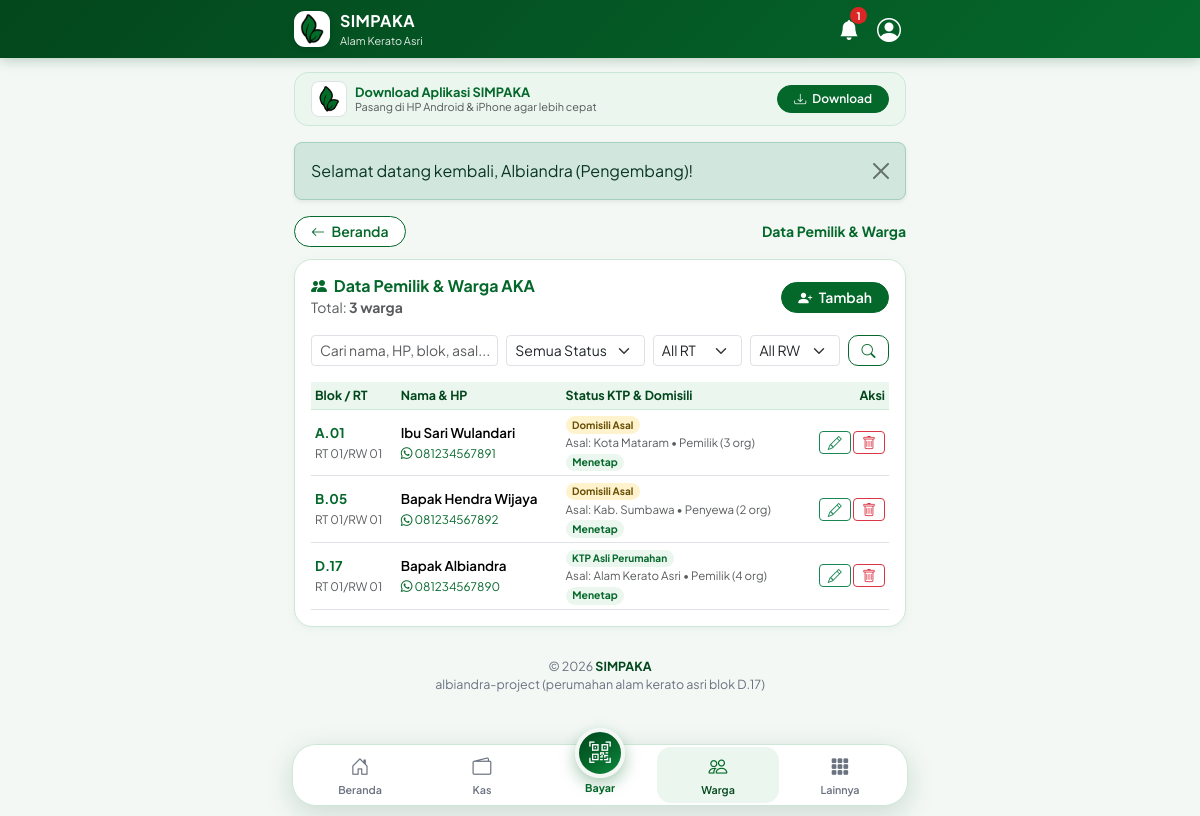
The page /admin/warga.php (signed in) on the database as committed earlier.
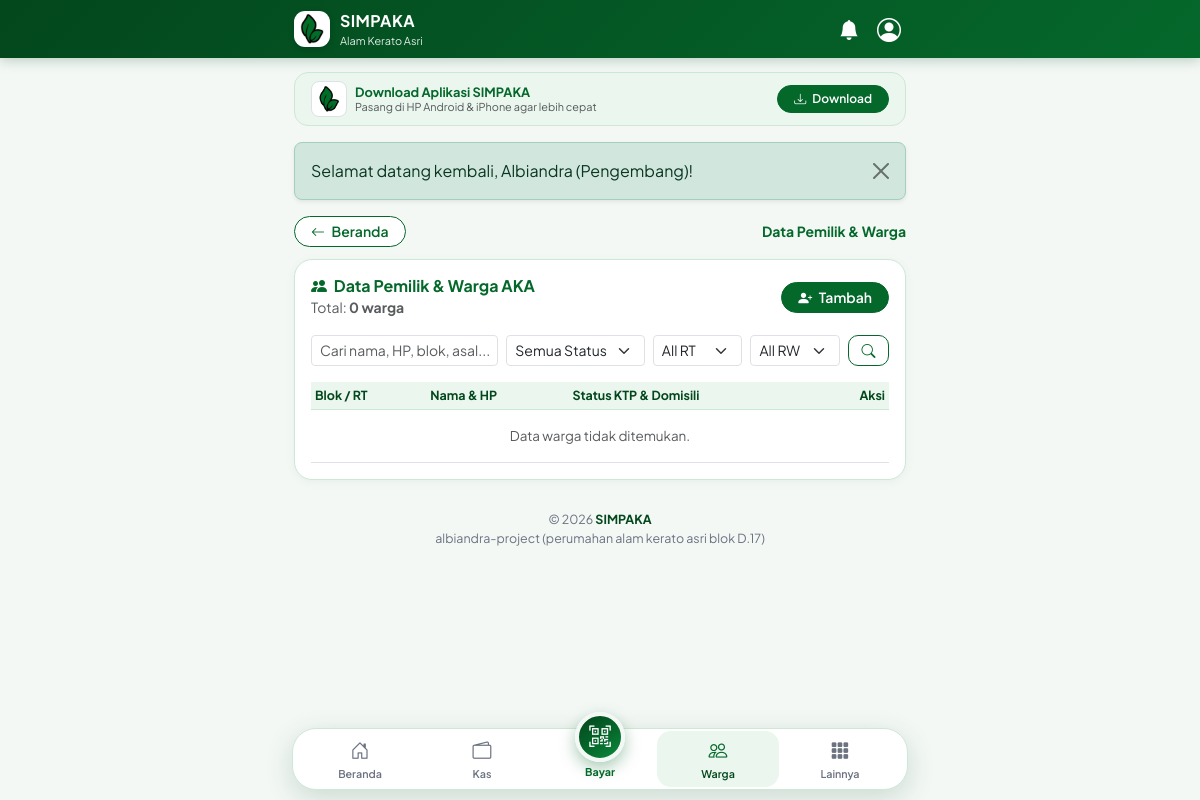
The same page on the database as committed later.
### tables this page shows
CREATE TABLE `users` (
  `id` INT UNSIGNED NOT NULL AUTO_INCREMENT,
  `nama_lengkap` VARCHAR(120) NOT NULL,
  `no_hp` VARCHAR(20) NOT NULL,
  `username` VARCHAR(60) DEFAULT NULL,
  `password_hash` VARCHAR(255) NOT NULL,
  `role` ENUM('super_admin', 'admin', 'warga') NOT NULL DEFAULT 'warga',
  `rt` VARCHAR(10) DEFAULT NULL,
  `rw` VARCHAR(10) DEFAULT NULL,
  `status_aktif` TINYINT(1) NOT NULL DEFAULT 1,
  `created_at` TIMESTAMP NOT NULL DEFAULT CURRENT_TIMESTAMP,
  PRIMARY KEY (`id`),
  UNIQUE KEY `uk_users_no_hp` (`no_hp`),
  UNIQUE KEY `uk_users_username` (`username`)
);

CREATE TABLE `warga_profil` (
  `id` INT UNSIGNED NOT NULL AUTO_INCREMENT,
  `user_id` INT UNSIGNED NOT NULL,
  `blok_rumah_id` INT UNSIGNED DEFAULT NULL,
  `rt` VARCHAR(10) NOT NULL DEFAULT '01',
  `rw` VARCHAR(10) NOT NULL DEFAULT '01',
  `status_ktp` ENUM('penduduk_asli_perumahan', 'domisili_luar') NOT NULL DEFAULT 'domisili_luar',
  `asal_domisili` VARCHAR(120) DEFAULT NULL,
  `status_penghuni` ENUM('pemilik', 'penyewa') NOT NULL DEFAULT 'pemilik',
  `status_tinggal` ENUM('menetap', 'tidak_tinggal', 'sesekali', 'dikontrakkan') NOT NULL DEFAULT 'menetap',
  `jumlah_anggota_keluarga` INT UNSIGNED NOT NULL DEFAULT 1,
  `tanggal_masuk` DATE DEFAULT NULL,
  PRIMARY KEY (`id`),
  UNIQUE KEY `uk_warga_user` (`user_id`),
  KEY `fk_warga_blok` (`blok_rumah_id`),
  CONSTRAINT `fk_warga_user` FOREIGN KEY (`user_id`) REFERENCES `users` (`id`) ON DELETE CASCADE,
  CONSTRAINT `fk_warga_blok` FOREIGN KEY (`blok_rumah_id`) REFERENCES `blok_rumah` (`id`) ON DELETE SET NULL
);

CREATE TABLE `blok_rumah` (
  `id` INT UNSIGNED NOT NULL AUTO_INCREMENT,
  `nama_blok` VARCHAR(20) NOT NULL,
  `nomor_rumah` VARCHAR(20) NOT NULL,
  `rt` VARCHAR(10) NOT NULL DEFAULT '01',
  `rw` VARCHAR(10) NOT NULL DEFAULT '01',
  `status_hunian` ENUM('dihuni', 'kosong', 'dikontrakkan') NOT NULL DEFAULT 'dihuni',
  `keterangan` VARCHAR(255) DEFAULT NULL,
  `created_at` TIMESTAMP NOT NULL DEFAULT CURRENT_TIMESTAMP,
  PRIMARY KEY (`id`),
  UNIQUE KEY `uk_blok_nomor` (`nama_blok`, `nomor_rumah`)
);

### config/app.php (called while the page is built, shortened)
<?php
function base_url(string $path = ''): string
{
    $path = ltrim($path, '/');
    if ($path !== '') {
        $path = preg_replace('/^index\.php(?=$|[?#])/', '', $path) ?? $path;
        $path = preg_replace('/\.php(?=$|[?#])/', '', $path) ?? $path;
    }
    if ($path === '') {
        return BASE_PATH . '/';
    }
    return BASE_PATH . '/' . $path;
}

### helpers/format.php (called while the page is built, shortened)
<?php
function e(?string $str): string
{
    return htmlspecialchars($str ?? '', ENT_QUOTES, 'UTF-8');
}
function wa_phone(string $phone): string
{
    $digits = preg_replace('/[^0-9]/', '', $phone) ?? '';
    if (str_starts_with($digits, '0')) {
        return '62' . substr($digits, 1);
    }
    return $digits;
}
function wa_link(string $phone, string $message = ''): string
{
    $num = wa_phone($phone);
    return 'https://wa.me/' . $num . ($message !== '' ? '?text=' . rawurlencode($message) : '');
}

### config/database.php (called while the page is built, shortened)
<?php
function db(): PDO
{
    static $pdo = null;
    if ($pdo instanceof PDO) {
        return $pdo;
    }
    $dsn = sprintf('mysql:host=%s;dbname=%s;charset=%s', DB_HOST, DB_NAME, DB_CHARSET);
    try {
        $pdo = new PDO($dsn, DB_USER, DB_PASS, [
            PDO::ATTR_ERRMODE            => PDO::ERRMODE_EXCEPTION,
            PDO::ATTR_DEFAULT_FETCH_MODE => PDO::FETCH_ASSOC,
            PDO::ATTR_EMULATE_PREPARES   => false,
        ]);
    } catch (PDOException $e) {
        http_response_code(500);
        die('<div style="font-family:sans-serif;padding:24px;max-width:600px;margin:40px auto;border:1px solid #c8e6c9;border-radius:12px;background:#f1f8e9;">
            <h2 style="color:#1b5e20;margin-top:0;">Koneksi Database SIMPAKA Gagal</h2>
            <p>Pastikan MySQL di XAMPP sudah aktif dan file <code>database.sql</code> sudah di-import ke database <strong>simpaka_db</strong>.</p>
            <small style="color:#555;">Detail: ' . htmlspecialchars($e->getMessage()) . '</small>
        </div>');
    }
    return $pdo;
}

### config/auth.php (called while the page is built, shortened)
<?php
require_once __DIR__ . '/app.php';
require_once __DIR__ . '/database.php';
require_once __DIR__ . '/../helpers/format.php';
function current_user(): ?array
{
    static $cachedUser = null;
    if ($cachedUser !== null && (int)$cachedUser['id'] === (int)$_SESSION['user_id']) {
        return $cachedUser;
    }
    $stmt = db()->prepare('
        SELECT u.*, wp.blok_rumah_id, wp.status_ktp, wp.asal_domisili, wp.status_penghuni,
               b.nama_blok, b.nomor_rumah
        FROM users u
        LEFT JOIN warga_profil wp ON wp.user_id = u.id
        LEFT JOIN blok_rumah b ON b.id = wp.blok_rumah_id
        WHERE u.id = ? AND u.status_aktif = 1
        LIMIT 1
    ');
    $stmt->execute([$_SESSION['user_id']]);
    $user = $stmt->fetch();
    $cachedUser = $user;
    return $cachedUser;
}
function require_login(): array
{
    $user = current_user();
    return $user;
}
function require_role(array $allowedRoles): array
{
    $user = require_login();
    return $user;
}
function is_admin_or_super(?array $user = null): bool
{
    $u = $user ?? current_user();
    return $u !== null && in_array($u['role'], ['super_admin', 'admin'], true);
}

### helpers/notification.php (called while the page is built, shortened)
<?php
require_once __DIR__ . '/../config/database.php';
require_once __DIR__ . '/format.php';
function count_unread_notifications(int $userId): int
{
    $stmt = db()->prepare('
        SELECT COUNT(*) FROM notifikasi n
        WHERE (n.user_id = ? AND n.is_read = 0)
           OR (n.user_id IS NULL AND NOT EXISTS (
               SELECT 1 FROM notifikasi_baca nb WHERE nb.notifikasi_id = n.id AND nb.user_id = ?
           ))
    ');
    $stmt->execute([$userId, $userId]);
    return (int)$stmt->fetchColumn();
}
function run_monthly_auto_billing_and_reminder(bool $force = false): array
{
    $bulan = (int)date('n');
    $tahun = (int)date('Y');
    $pdo   = db();
    $iuranList = $pdo->query("SELECT * FROM jenis_iuran WHERE periode = 'bulanan' AND aktif = 1")->fetchAll();
    $wargaList = $pdo->query("
        SELECT u.id AS user_id, u.nama_lengkap, u.no_hp, wp.blok_rumah_id
        FROM users u
        LEFT JOIN warga_profil wp ON wp.user_id = u.id
        WHERE u.role = 'warga' AND u.status_aktif = 1
    ")->fetchAll();
    $createdBills = 0;
    $notifiedUsers = 0;
    $cekStmt = $pdo->prepare('SELECT id FROM pembayaran WHERE user_id = ? AND jenis_iuran_id = ? AND bulan = ? AND tahun = ? LIMIT 1');
    foreach ($wargaList as $w) {
        $totalTagihanWarga = 0.0;
        foreach ($iuranList as $iuran) {
            $cekStmt->execute([$w['user_id'], $iuran['id'], $bulan, $tahun]);
            if (!$cekStmt->fetch()) {
                $createdBills++;
                $totalTagihanWarga += (float)$iuran['nominal_default'];
            }
        }
        if ($totalTagihanWarga > 0) {
            $notifiedUsers++;
        }
    }
    return [
        'ran'            => true,
        'created_bills'  => $createdBills,
        'notified_users' => $notifiedUsers,
    ];
}

### admin/warga.php (the view, shortened to what the changed rows need)
<?php
require_once __DIR__ . '/../config/auth.php';
$user = require_role(['super_admin', 'admin']);
$pdo  = db();
$perPage   = 10;
$page      = max(1, (int)($_GET['page'] ?? 1));
$offset    = ($page - 1) * $perPage;
$where  = ' WHERE u.role = "warga"';
$params = [];
$countStmt = $pdo->prepare("
    SELECT COUNT(*)
    FROM users u
    LEFT JOIN warga_profil wp ON wp.user_id = u.id
    LEFT JOIN blok_rumah b ON b.id = wp.blok_rumah_id
    {$where}
");
$countStmt->execute($params);
$totalRows  = (int)$countStmt->fetchColumn();
$sql = "
    SELECT u.id, u.nama_lengkap, u.no_hp, u.status_aktif,
           COALESCE(wp.rt, u.rt, '01') AS rt, COALESCE(wp.rw, u.rw, '01') AS rw,
           wp.blok_rumah_id, wp.status_ktp, wp.asal_domisili, wp.status_penghuni, wp.status_tinggal, wp.jumlah_anggota_keluarga, wp.tanggal_masuk,
           b.nama_blok, b.nomor_rumah
    FROM users u
    LEFT JOIN warga_profil wp ON wp.user_id = u.id
    LEFT JOIN blok_rumah b ON b.id = wp.blok_rumah_id
    {$where}
    ORDER BY b.nama_blok ASC, b.nomor_rumah ASC, u.nama_lengkap ASC
    LIMIT {$perPage} OFFSET {$offset}
";
$stmt = $pdo->prepare($sql);
$stmt->execute($params);
$wargaList = $stmt->fetchAll();
require_once __DIR__ . '/../includes/header.php';
?>
<div class="aka-card p-3">
  <div class="d-flex justify-content-between align-items-center gap-2 mb-3">
    <div>
      <h1 class="h6 fw-bold text-success mb-0"><i class="bi bi-people-fill me-1"></i> Data Pemilik & Warga AKA</h1>
      <small class="text-muted">
        Total: <strong><?= $totalRows ?> warga</strong>
      </small>
    </div>
  </div>
  <div class="table-responsive">
    <table class="table table-sm table-aka mb-0">
      <thead>
        <tr>
          <th>Blok / RT</th>
          <th>Nama & HP</th>
          <th>Status KTP & Domisili</th>
          <th class="text-end">Aksi</th>
        </tr>
      </thead>
      <tbody>
        <?php if (empty($wargaList)): ?>
          <tr><td colspan="4" class="text-center text-muted py-3">Data warga tidak ditemukan.</td></tr>
        <?php endif; ?>
        <?php foreach ($wargaList as $w): ?>
          <tr>
            <td class="text-nowrap">
              <div class="fw-bold text-success"><?= $w['nama_blok'] ? e($w['nama_blok'] . '.' . $w['nomor_rumah']) : '-' ?></div>
              <small class="text-muted">RT <?= e($w['rt']) ?>/RW <?= e($w['rw']) ?></small>
            </td>
            <td>
              <div class="fw-semibold"><?= e($w['nama_lengkap']) ?></div>
              <a href="<?= e(wa_link($w['no_hp'])) ?>" target="_blank" class="small text-success text-decoration-none">
                <i class="bi bi-whatsapp"></i> <?= e($w['no_hp']) ?>
              </a>
            </td>
            <td>
              <?php if ($w['status_ktp'] === 'penduduk_asli_perumahan'): ?>
                <span class="badge bg-success-subtle text-success rounded-pill">KTP Asli Perumahan</span>
              <?php else: ?>
                <span class="badge bg-warning-subtle text-warning-emphasis rounded-pill">Domisili Asal</span>
              <?php endif; ?>
              <div class="text-muted" style="font-size:0.72rem;">
                Asal: <?= e($w['asal_domisili'] ?: '-') ?> &bull; <?= e(ucfirst($w['status_penghuni'] ?? 'pemilik')) ?> (<?= (int)($w['jumlah_anggota_keluarga'] ?? 1) ?> org)
              </div>
              <?php
                $tinggalLabel = match ($w['status_tinggal'] ?? 'menetap') {
                    'tidak_tinggal' => ['Tidak Tinggal (Kosong)', 'bg-danger-subtle text-danger'],
                    'sesekali'      => ['Sesekali / Pulang Pergi', 'bg-info-subtle text-info-emphasis'],
                    'dikontrakkan'  => ['Rumah Dikontrakkan', 'bg-secondary-subtle text-secondary'],
                    default         => ['Menetap', 'bg-success-subtle text-success'],
                };
              ?>
              <span class="badge <?= $tinggalLabel[1] ?> rounded-pill" style="font-size:0.65rem;"><?= $tinggalLabel[0] ?></span>
            </td>
            <td class="text-end text-nowrap">
              <button type="button" class="btn btn-sm btn-outline-success py-0 px-2"
                onclick='openWargaModal(<?= json_encode($w, JSON_HEX_APOS | JSON_HEX_QUOT) ?>)'>
                <i class="bi bi-pencil"></i>
              </button>
              <form method="post" class="d-inline" onsubmit="return confirm('Hapus data warga ini?');">
                <button type="submit" class="btn btn-sm btn-outline-danger py-0 px-2"><i class="bi bi-trash"></i></button>
              </form>
            </td>
          </tr>
        <?php endforeach; ?>
      </tbody>
    </table>
  </div>
</div>
<?php require_once __DIR__ . '/../includes/footer.php'; ?>

### includes/header.php (shortened to what the changed rows need)
<?php
require_once __DIR__ . '/../config/app.php';
require_once __DIR__ . '/../config/database.php';
require_once __DIR__ . '/../config/auth.php';
require_once __DIR__ . '/../helpers/format.php';
require_once __DIR__ . '/../helpers/notification.php';
if (get_setting('auto_notif_enabled', '1') === '1') {
    try {
        run_monthly_auto_billing_and_reminder(false);
    } catch (Throwable $e) {
    }
}
$user        = current_user();
$unreadCount = $user ? count_unread_notifications((int)$user['id']) : 0;
?>
<!doctype html>
<html lang="id">
<head>
  <link href="https://cdn.jsdelivr.net/npm/bootstrap@5.3.3/dist/css/bootstrap.min.css" rel="stylesheet">
  <link href="https://cdn.jsdelivr.net/npm/bootstrap-icons@1.11.3/font/bootstrap-icons.min.css" rel="stylesheet">
  <link href="<?= e(base_url('assets/css/simpaka.css')) ?>" rel="stylesheet">
</head>
<body>
<header class="aka-topbar">
  <div class="aka-topbar-inner">
    <div class="d-flex align-items-center gap-2">
      <?php if ($user): ?>
        <?php $notifUrl = is_admin_or_super($user) ? base_url('warga/notifikasi.php') : base_url('warga/notifikasi.php'); ?>
        <a href="<?= e($notifUrl) ?>" class="btn btn-sm text-white position-relative p-1" title="Notifikasi">
          <i class="bi bi-bell-fill fs-5"></i>
          <?php if ($unreadCount > 0): ?>
            <span class="notif-badge"><?= $unreadCount > 99 ? '99+' : $unreadCount ?></span>
          <?php endif; ?>
        </a>
      <?php else: ?>
        <a href="<?= e(base_url('login.php')) ?>" class="btn btn-sm btn-light text-success fw-semibold rounded-pill px-3">
          <i class="bi bi-box-arrow-in-right me-1"></i> Login
        </a>
      <?php endif; ?>
    </div>
  </div>
</header>
<main class="app-container">

Rows that differ between the two databases and show on the page:
no longer on this page (row unchanged): users: id "1"
removed warga_profil: blok_rumah.nomor_rumah "A.01", rt "01", rw "01", user.nama_lengkap "Ibu Sari Wulandari", user.no_hp "081234567891", status_ktp "Domisili Asal", asal_domisili "Kota Mataram", status_penghuni "Pemilik", jumlah_anggota_keluarga "3", status_tinggal "Menetap"
removed warga_profil: blok_rumah.nomor_rumah "B.05", rt "01", rw "01", user.nama_lengkap "Bapak Hendra Wijaya", user.no_hp "081234567892", status_ktp "Domisili Asal", asal_domisili "Kab. Sumbawa", status_penghuni "Penyewa", jumlah_anggota_keluarga "2", status_tinggal "Menetap"
removed warga_profil: blok_rumah.nomor_rumah "D.17", rt "01", rw "01", user.nama_lengkap "Bapak Albiandra", user.no_hp "081234567890", shows "KTP Asli Perumahan", asal_domisili "Alam Kerato Asri", status_penghuni "Pemilik", jumlah_anggota_keluarga "4", status_tinggal "Menetap"
Other text that changed with them:
$totalRows: "3" → "0"
text now shown: "Data warga tidak ditemukan."
